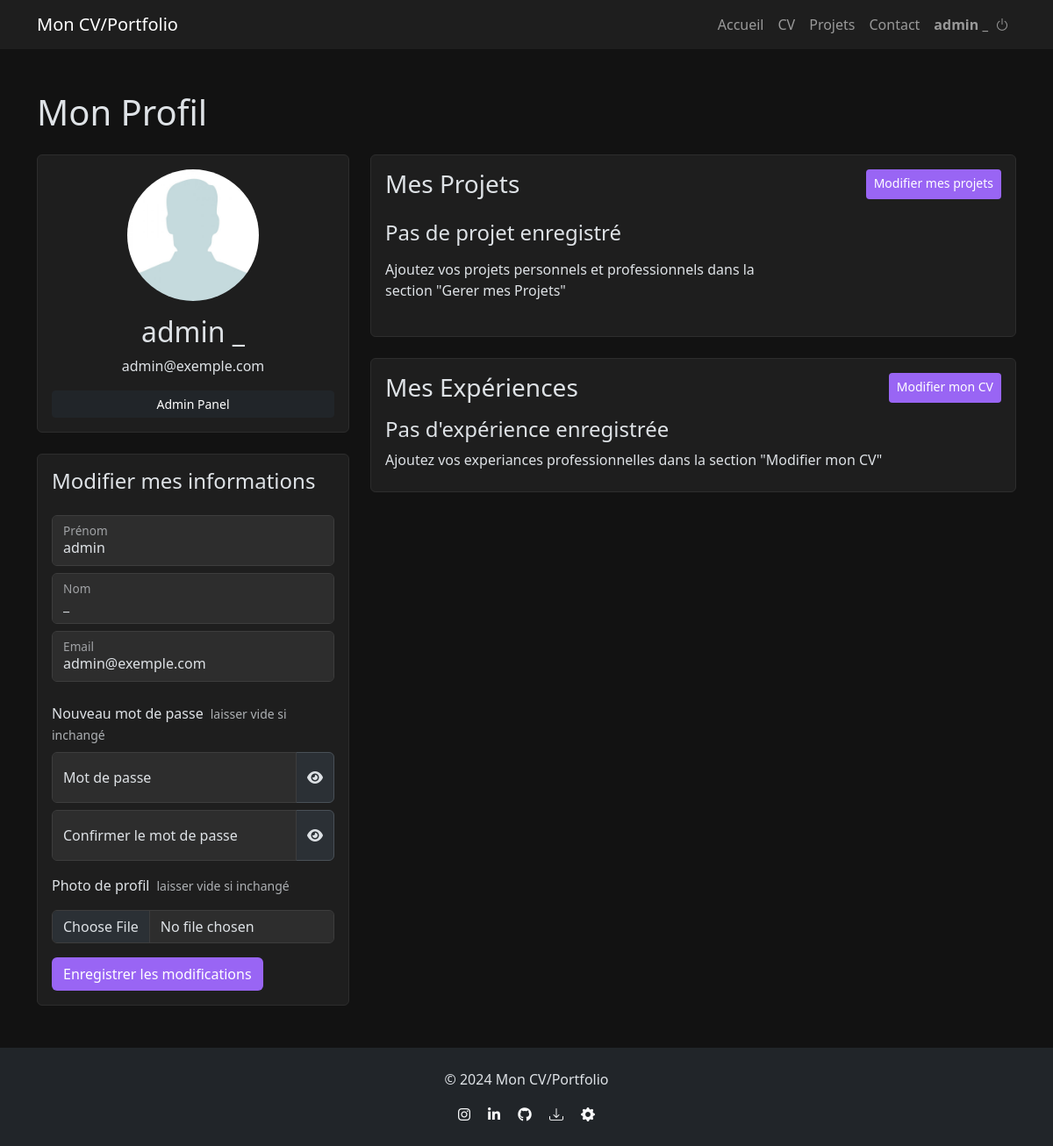
Screenshot of /app/profile.php (signed in) with the database file from the repository.
### tables this page shows
CREATE TABLE user
(
    id              UUID PRIMARY KEY,
    email           VARCHAR(255) UNIQUE NOT NULL,
    first_name      VARCHAR(100)        NOT NULL,
    last_name       VARCHAR(100)        NOT NULL,
    profile_picture BOOLEAN                      DEFAULT false,
    password        VARCHAR(255)        NOT NULL,
    admin           BOOLEAN             NOT NULL DEFAULT false
);

### app/util/user.php (called while the page is built)
<?php
require_once 'db.php';
class User
{
    public static function getData($id) : array|bool
    {
        global $pdo;
        if ($id) {
            $stmt = $pdo->prepare('SELECT email, first_name, last_name, profile_picture, admin FROM user WHERE id = :id');
            $stmt->execute(array('id' => $id));
            return $stmt->fetch();
        }
        return array();
    }
}

### app/profile.php (the view, shortened to what this page needs)
<?php
require_once 'util/db.php';
require_once 'util/user.php';
require_once 'util/cv.php';
require_once 'util/projects.php';
$cv_data = CV::getData($_SESSION['user_id']);
$projects_data = Projects::getData($_SESSION['user_id']);
$userInfo = User::getData($_SESSION['user_id']);
?>
<!DOCTYPE html>
<html lang="fr">
    <head>
        <link href="https://getbootstrap.com/docs/5.3/assets/css/docs.css" rel="stylesheet">
        <link href="https://cdn.jsdelivr.net/npm/bootstrap@5.3.3/dist/css/bootstrap.min.css" rel="stylesheet">
        <link href="https://cdnjs.cloudflare.com/ajax/libs/font-awesome/6.0.0-beta3/css/all.min.css" rel="stylesheet">
        <link href="https://cdn.jsdelivr.net/npm/bootstrap-icons@1.11.3/font/bootstrap-icons.min.css" rel="stylesheet">
        <link rel="stylesheet" href="styles/style.css">
        <link rel="stylesheet" href="styles/profile.css">
    </head>
    <body data-bs-theme="dark">
    <nav class="navbar sticky-top navbar-expand-lg navbar-dark">
        <div class="container">
            <a class="navbar-brand" href="/">Mon CV/Portfolio</a>
            <div class="collapse navbar-collapse" id="navbarNav">
                <ul class="navbar-nav ms-auto">
                    <li class="nav-item">
                        <a class="nav-link" href="/#">Accueil</a>
                    </li>
                    <li class="nav-item">
                        <a class="nav-link" href="/#cv">CV</a>
                    </li>
                    <li class="nav-item">
                        <a class="nav-link" href="/#projects">Projets</a>
                    </li>
                    <li class="nav-item">
                        <a class="nav-link" href="/#contact">Contact</a>
                    </li>
                    <li class="nav-item d-flex">
                        <div class="nav-link d-flex align-items-center">
                            <a class="nav-link fw-bold p-0" href="profile.php">
                                <?php echo $userInfo['first_name'] . ' ' . $userInfo['last_name'] ?>
                            </a>
                            <a href="logout.php" class="nav-link align-content-center p-0 ms-2"><i class="bi bi-power"></i></a>
                        </div>
                    </li>
                </ul>
            </div>
        </div>
    </nav>
    <main class="container my-5">
        <h1 class="mb-4">Mon Profil</h1>
        <div class="row">
            <div class="col-md-4">
                <div class="card mb-4">
                    <div class="card-body d-flex flex-column align-items-center">
                        <?php
                        echo '<div class="profile-image-container position-relative mb-3">
                                    <img src="img/profile/'.($userInfo['profile_picture'] ? 'user/'.$_SESSION['user_id'].'.png' : 'default.png').'" alt="Photo de profil" class="profile-image" id="profileImage">'.
                            ($userInfo['profile_picture'] ?
                                    '<form method="post" class="reset-profile-image-container">
                                        <button type="submit" class="btn btn-sm btn-dark" name="deletePicture">Supprimer</button>
                                    </form>' : '').'
                                </div>
                                <h2 class="card-title" id="userFullName">' . $userInfo['first_name'] . ' ' . $userInfo['last_name'] . '</h2>
                                <p class="card-text" id="userEmail">' . $userInfo['email'] . '</p>'.
                            ($userInfo['admin'] ?
                                '<a href="admin.php" class="btn btn-sm btn-dark w-100">Admin Panel</a>' : '');
                        ?>
                    </div>
                </div>
                <div class="card mt-4">
                    <div class="card-body">
                        <h4 class="card-title mb-4">Modifier mes informations</h4>
                        <form method="post" id="profileForm" enctype="multipart/form-data">
                            <div class="form-floating mb-2">
                                <?php echo '<input type="text" class="form-control" id="firstName" name="firstName" placeholder value="'.$userInfo['first_name'].'" required>'; ?>
                                <label for="firstName" class="form-label">Prénom</label>
                            </div>
                            <div class="form-floating mb-2">
                                <?php echo '<input type="text" class="form-control" id="lastName" name="lastName" placeholder value="'.$userInfo['last_name'].'" required>' ?>
                                <label for="lastName" class="form-label">Nom</label>
                            </div>
                            <div class="form-floating mb-4">
                                <?php echo '<input type="email" class="form-control" id="email" name="email" placeholder value="'.$userInfo['email'].'" required>' ?>
                                <label for="email" class="form-label">Email</label>
                            </div>
                            <div class="mb-2">
                                <p class="card-text mb-2">Nouveau mot de passe<small class="text-muted ms-2">laisser vide si inchangé</small></p>
                                <div class="input-group">
                                    <div class="form-floating">
                                        <input type="password" class="form-control" id="newPassword" name="newPassword"
                                               placeholder>
                                        <label for="newPassword" class="form-label">Mot de passe</label>
                                    </div>
                                    <span class="input-group-text password-toggle"
                                          onclick="togglePassword('newPassword', 'newPasswordToggle')">
                                        <i id="newPasswordToggle" class="fa fa-eye"></i>
                                    </span>
                                </div>
                            </div>
                            <div class="mb-3">
                                <div class="input-group">
                                    <div class="form-floating">
                                        <input type="password" class="form-control" id="confirmPassword" placeholder>
                                        <label for="confirmPassword" class="form-label">Confirmer le mot de
                                            passe</label>
                                    </div>
                                    <span class="input-group-text password-toggle"
                                          onclick="togglePassword('confirmPassword', 'confirmPasswordToggle')">
                                        <i id="confirmPasswordToggle" class="fa fa-eye"></i>
                                    </span>
                                </div>
                            </div>
                            <div class="mb-3">
                                <label for="profilePicture" class="form-label">Photo de profil<small class="text-muted ms-2">laisser vide si inchangé</small></label>
                                <input type="file" class="form-control" id="profilePicture" name="profilePicture" accept="image/*">
                            </div>
                            <button type="submit" class="btn btn-primary btn-custom">Enregistrer les
                                modifications</button>
                        </form>
                    </div>
                </div>
            </div>
            <div class="col-md-8">
                <div class="card mb-4">
                    <div class="card-body">
                        <div class="d-flex mb-3">
                            <h3 class="card-title m-0">Mes Projets</h3>
                            <a href="projects-edit.php" class="btn btn-sm btn-primary btn-custom ms-auto">Modifier mes
                                projets</a>
                        </div>
                        <div id="projectsList">
                            <?php
                            if (!empty($projects_data)) {
                                foreach ($projects_data as $project_i => $project)
                                    Projects::displayCard_profile(
                                        $project['id'],
                                        $project['title'],
                                        $project['description'],
                                        $project['theme'],
                                        $project['link'],
                                        json_decode($project['images'] ?? '[]'),
                                        $project_i,
                                    );
                            } else Projects::displayCard_profile(
                                -1,
                                'Pas de projet enregistré',
                                'Ajoutez vos projets personnels et professionnels dans la section "Gerer mes Projets"',
                                '',
                                '',
                                array(),
                                -1,
                            );
                            ?>
                        </div>
                    </div>
                </div>
                <div class="card">
                    <div class="card-body">
                        <div class="d-flex mb-3">
                            <h3 class="card-title m-0">Mes Expériences</h3>
                            <a href="cv-edit.php" class="btn btn-sm btn-primary btn-custom ms-auto">Modifier mon CV</a>
                        </div>
                        <div id="experiencesList">
                            <?php
                            if (isset($cv_data['experiences'])) {
                                foreach (json_decode($cv_data['experiences'], true) as $experience_i => $experience)
                                    CV::displayExperienceCard_profile(
                                        $experience['role'],
                                        $experience['company'],
                                        $experience['start_date'],
                                        $experience['end_date'],
                                    );
                            } else CV::displayExperienceCard_profile(
                                'Pas d\'expérience enregistrée',
                                'Ajoutez vos experiances professionnelles dans la section "Modifier mon CV"',
                                0,
                                0,
                            );
                            ?>
                        </div>
                    </div>
                </div>
            </div>
        </div>
    </main>
    <footer class="bg-dark py-4">
        <div class="container text-center">
            <p>&copy; 2024 Mon CV/Portfolio</p>
            <div class="mt-3">
                <a href="https://www.instagram.com/erwnn_20/" target="_blank" class="text-light me-3"><i class="fab fa-instagram"></i></a>
                <a href="#" target="_blank" class="text-light me-3"><i class="fab fa-linkedin-in"></i></a>
                <a href="https://github.com/erwnn20" target="_blank" class="text-light me-3"><i class="fab fa-github"></i></a>
                <a href="https://github.com/erwnn20/PHP-TP" target="_blank" class="text-light"><i class="fab bi-download"></i></a>
                <?php if ($userInfo['admin']) echo '<a href="admin.php" class="text-light ms-3"><i class="fab bi-gear-fill"></i></a>'; ?>
            </div>
        </div>
    </footer>
</body>
</html>

### app/util/projects.php (shortened to what this page needs)
<?php
class Projects
{
    public static function displayCard_profile($id, $title, $description, $theme, $link, array $images, int $index): void
    {
        echo '<div class="project-item row">
                <div class="col-md-8 mb-2">
                    <div class="d-flex flex-wrap align-items-center mb-2">
                        <h4 class="card-title text-break py-2 pe-2 m-0">'.$title.'</h4>
                        <span class="badge rounded-pill text-bg-primary">'.$theme.'</span>
                    </div>
                    <p class="mb-3">'.nl2br($description).'</p>'.
                ($link ?
                    '<a href="#" class="btn btn-sm btn-primary btn-custom mt-auto" target="_blank">
                        Voir le projet
                    </a>' : '').'
                </div>';
        echo '</div>';
    }
}

### app/util/cv.php (shortened to what this page needs)
<?php
class CV
{
    public static function displayExperienceCard_profile($role, $company, $start_date, $end_date): void
    {
        echo '<div class="experience-item">
                <h4>'.$role.'</h4>
                <p class="mb-2">'.$company.'</p>'.
            ($start_date ?
                '<p class="mb-0">
                    <small>' . date_format(date_create($start_date), "F Y") . ' - ' . ($end_date ? date_format(date_create($end_date), "F Y") : 'Present') .'</small>
                </p>' : '').'
            </div>';
    }
}

### app/styles/style.css (style rules this page uses)
body { background-color: var(--black-0); }
.navbar { background-color: var(--black-1) !important; }
.form-control { background-color: var(--black-2); border-color: var(--black-3); }
.card { background-color: var(--black-1); border-color: var(--black-2); }
.btn-primary.btn-custom { --bs-btn-color: #fff; --bs-btn-bg: var(--purple-default); --bs-btn-border-color: transparent; --bs-btn-hover-color: #fff; --bs-btn-hover-bg: var(--purple-dark-1); --bs-btn-hover-border-color: transparent; --bs-btn-focus-shadow-rgb: 101, 116, 248; --bs-btn-active-color: #fff; --bs-btn-active-bg: var(--purple-dark-0); --bs-btn-active-border-color: var(--purple-dark-0); --bs-btn-active-shadow: inset 0 3px 5px rgba(0, 0, 0, 0.125); --bs-btn-disabled-color: #fff; --bs-btn-disabled-bg: var(--purple-dark-0); --bs-btn-disabled-border-color: transparent; }
:root { --white-1: #e0e0e0; --black-0: #121212; --black-1: #1e1e1e; --black-2: #2d2d2d; --black-3: #3d3d3d; --purple-light-0: #bb86fc; --purple-default: #9965f4; --purple-dark-0: #5c3ba4; --purple-dark-1: #7d4ecc; }

### app/styles/profile.css (style rules this page uses)
body { display: flex; flex-direction: column; min-height: 100vh; }
main { flex: 1 0 auto; }
.profile-image-container, .profile-image { width: 150px; height: 150px; }
.profile-image-container { border-radius: 50%; overflow: hidden; }
.profile-image { object-fit: cover; }

### app/profile.php (style rules this page uses)
.form-floating>.form-control-plaintext~label::after, .form-floating>.form-control:focus~label::after, .form-floating>.form-control:not(:placeholder-shown)~label::after, .form-floating>.form-select~label::after { background-color: transparent; }

### rows the page displays
user: first_name "admin", last_name "_", email "admin@exemple.com", firstName "admin", lastName "_"

### other values shown
$title "Pas de projet enregistré"
$description "Ajoutez vos projets personnels et professionnels dans la section \"Gerer mes Projets\""
$role "Pas d'expérience enregistrée"
$company "Ajoutez vos experiances professionnelles dans la section \"Modifier mon CV\""
